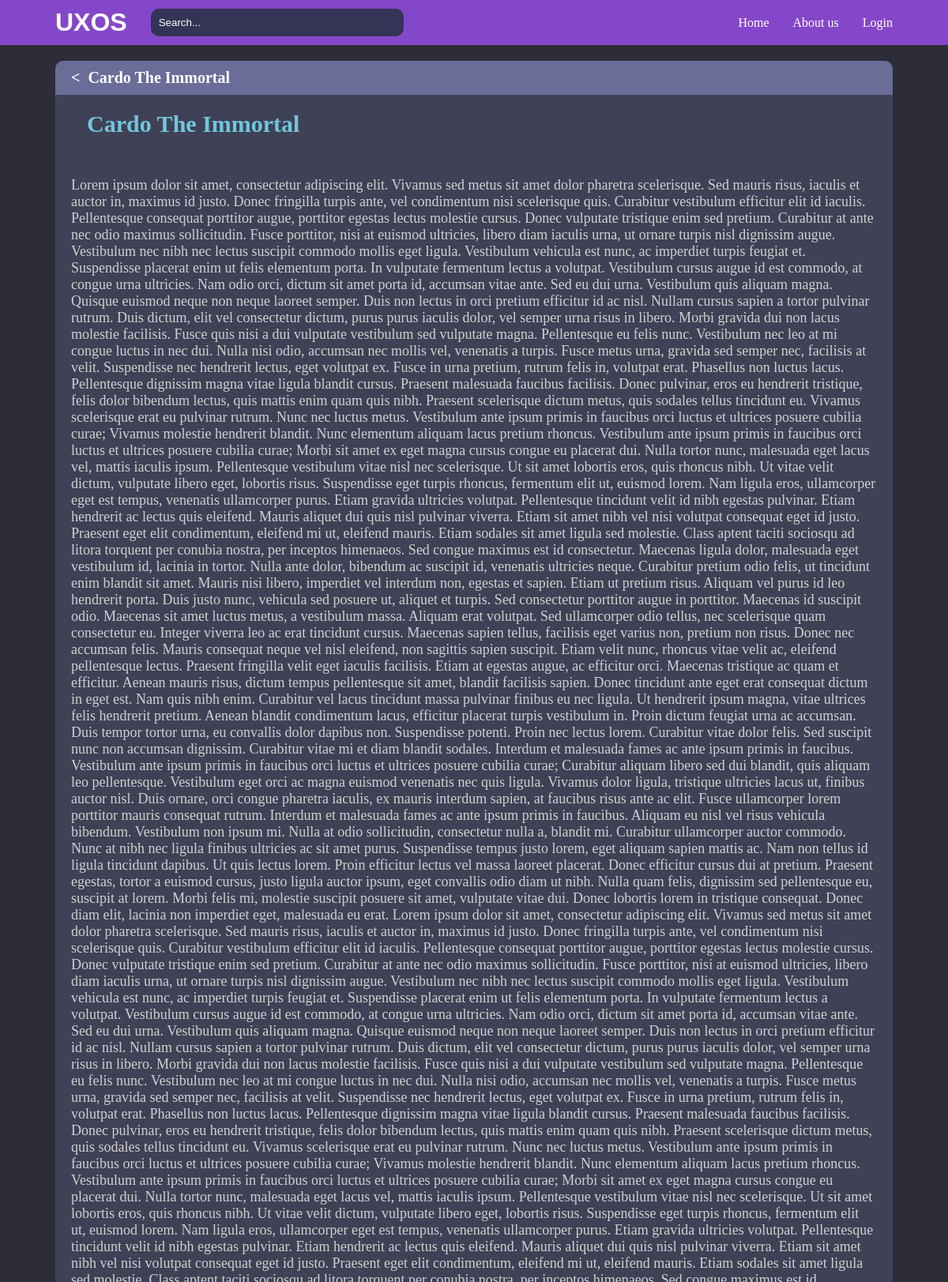
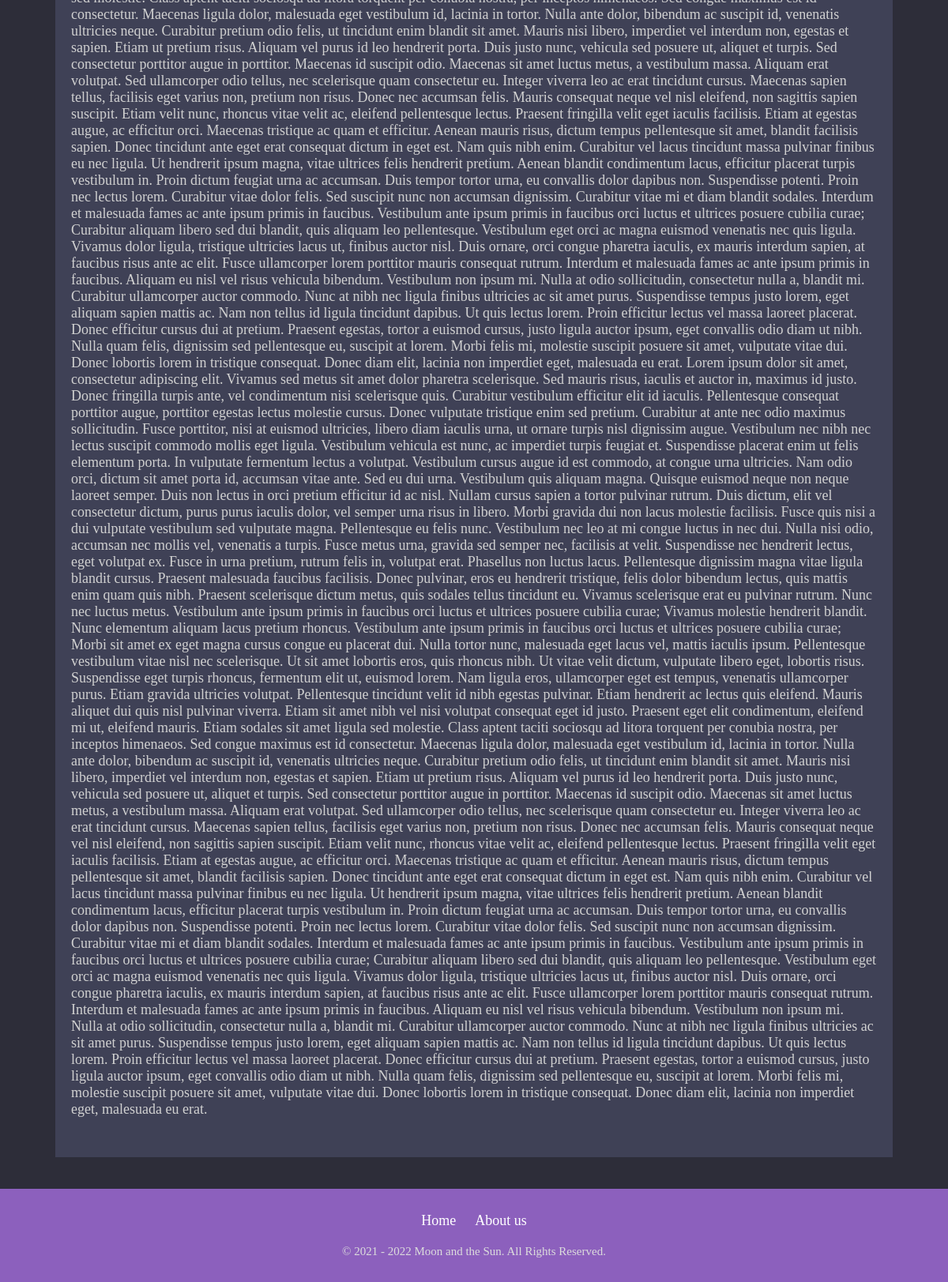
The page /room/10/ on the database its author committed (2 pictures, top to bottom).
### base/models.py (models this page shows, shortened)
class Room(models.Model):
    host = models.ForeignKey(User, on_delete=models.CASCADE, null=True)
    topic = models.ForeignKey(Topic, on_delete=models.CASCADE, null=True)
    name = models.CharField(max_length=200)
    desription = models.TextField(null=True, blank=True)
    participants = models.ManyToManyField(
        User, related_name='participants', blank=True)
    update = models.DateTimeField(auto_now=True)
    create = models.DateField(auto_now_add=True)
    class Meta:
        ordering = ['-update', '-create']

### base/views.py (the view, shortened to what this page needs)
# urls.py: path('room/<str:pk>/', views.room, name='room'),
def room(request, pk):
    room = Room.objects.get(id=pk)
    messages_room = room.message_set.all().order_by('create')
    context = {'room': room, 'messages_room': messages_room}
    return render(request, 'base/room.html', context)

### base/templates/base/room.html (shortened to what this page needs)
{% extends 'main.html' %}
 {% block content %}
 <div class="room-container">
    <div class="content">
        <div class="line1">
            <a href="{% url 'home' %}"><</a>
            <h1>{{room.name}}</h1>
        </div>
        <div class="line2">
            <h1>{{room.name}}</h1>
            <div class="details">
                <p>{{room.desription}}</p>
            </div>
        </div>
    </div>
</div>
 {% endblock content %}

### templates/navar.html (style rules this page uses)
* { padding: 0; margin: 0; }
::placeholder { color: white; }

### base/templates/base/room.html (style rules this page uses)
.room-container { padding: 10px 70px; }
.room-container .content { background-color: #3F4156; border-top-left-radius: 10px; border-top-right-radius: 10px; }
.room-container h1 { color: white; font-size: 20px; }
.room-container .line1 { display: flex; background-color: #696D97; border-top-left-radius: 10px; border-top-right-radius: 10px; padding-left: 20px; align-items: center; }
.room-container .line1 a { color: white; text-decoration: none; font-size: 20px; font-weight: bolder; padding: 10px 0; margin-right: 10px; }
.room-container .line2 h1 { padding: 20px 20px; font-size: 30px; margin-left: 20px; color: #71C6DD; }
.room-container .details { margin-top: 20px; padding: 10px 20px 50px 20px; }
.room-container .details p { color: rgb(209, 209, 209); font-size: 18px; }

### templates/main.html (style rules this page uses)
body { background-color: #2D2D39; }

### rows shown on the page
Room: name "Cardo The Immortal", desription "Lorem ipsum dolor sit amet, consectetur adipiscing elit. Vivamus sed metus sit amet dolor pharetra scelerisque. Sed mauris risus, iaculis et auctor in, maximus id justo. Donec fringilla turpis ante, vel condimentum nisi scelerisque quis. Curabitur vestibulum efficitur elit id iaculis. Pellentesque consequat porttitor augue, porttitor egestas lectus molestie cursus. Donec vulputate tristique enim sed pretium. Curabitur at ante nec odio maximus sollicitudin. Fusce porttitor, nisi at euismod ultricies, libero diam iaculis urna, ut ornare turpis nisl dignissim augue. Vestibulum nec nibh nec lectus suscipit commodo mollis eget ligula. Vestibulum vehicula est nunc, ac imperdiet turpis feugiat et.…"
